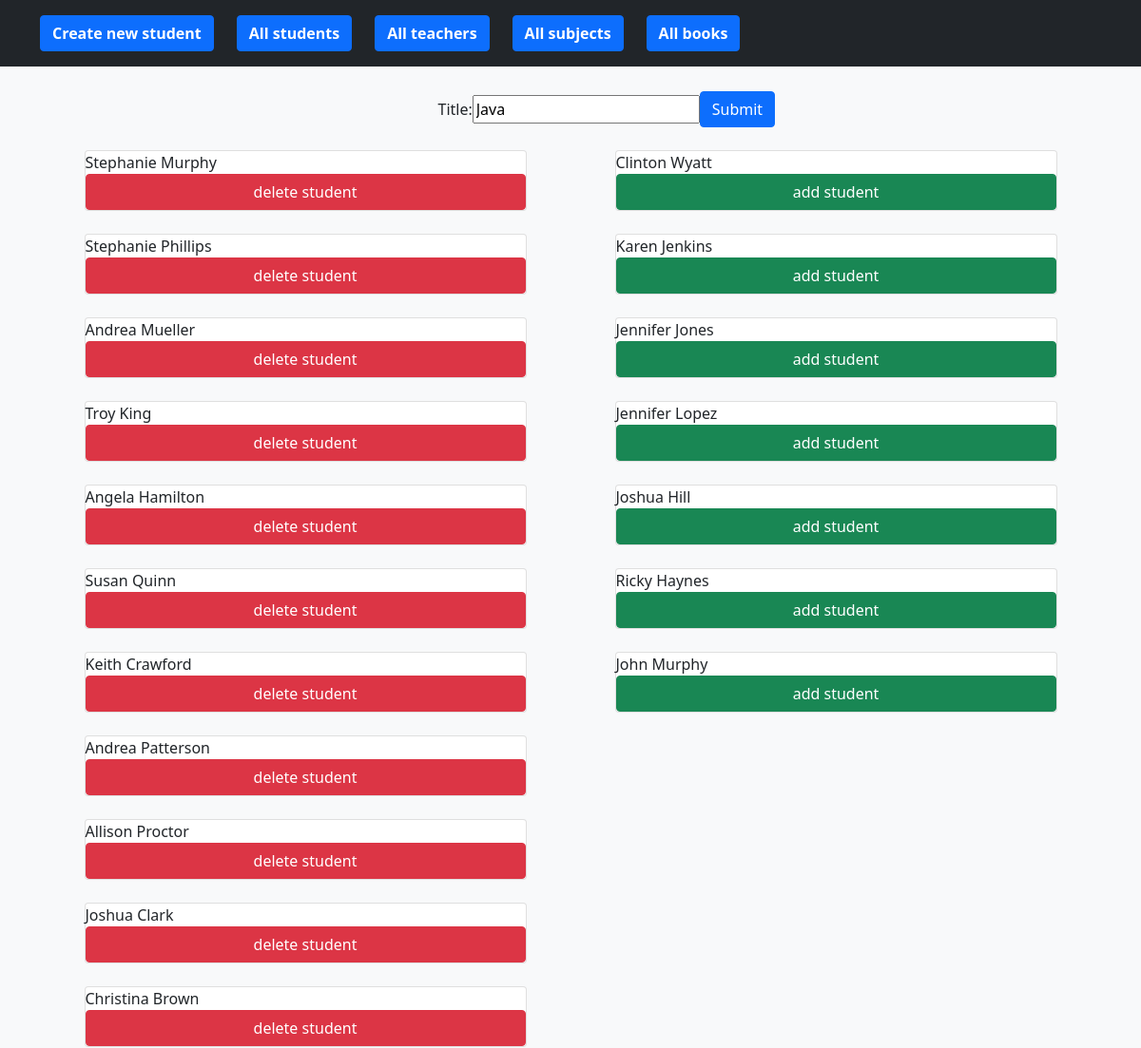
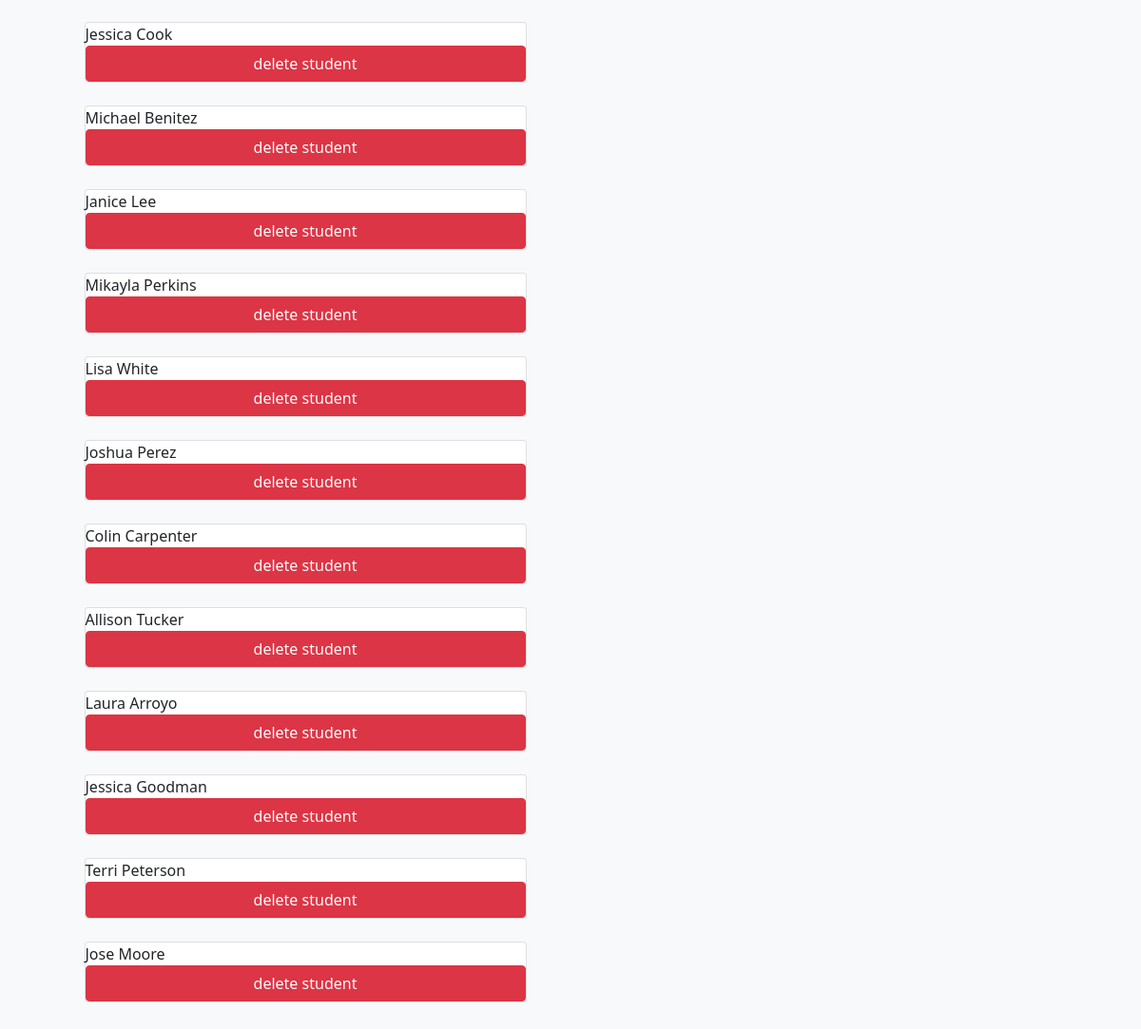
The page /subjects/update/2 on the database its author committed (2 pictures, top to bottom).
### app/models.py (models this page shows, shortened)
class Subject(models.Model):
    title = models.CharField(max_length=200)

class Student(models.Model):
    id = models.AutoField(primary_key=True)
    name = models.CharField(max_length=200)
    surname = models.CharField(max_length=200)
    age = models.IntegerField()
    sex = models.CharField(max_length=200)
    address = models.CharField(max_length=200)
    description = models.TextField()
    birthday = models.CharField(max_length=200)
    email = models.CharField(max_length=200)
    social_url = models.CharField(null=True, max_length=200)
    normalized_name = models.CharField(null=True, max_length=200)
    book = models.OneToOneField('app.Book', on_delete=models.CASCADE,
                                null=True, related_name='student',
                                related_query_name='student')
    subject = models.ForeignKey(to='app.Subject', on_delete=models.SET_NULL,
                                null=True, related_name='students')

### app/views.py (the view, shortened to what this page needs)
# urls.py: path('subjects/update/<id>', UpdateSubjectView.as_view(),
class UpdateSubjectView(View):
    def get(self, request, id):
        subject = get_object_or_404(Subject, id=id)
        subject_form = SubjectForm(instance=subject)
        subject_students = Student.objects.filter(subject__title=subject.title)
        no_subject_students = Student.objects.filter(subject=None)
        context = {
            'subject_form': subject_form,
            'subject': subject,
            'subject_students': subject_students,
            'no_subject_students': no_subject_students,
        }
        return render(request, 'subject_update.html', context=context)

### app/forms.py
class SubjectForm(ModelForm):
    class Meta:
        model = Subject
        fields = [
            'title',
        ]

### app/templates/subject_update.html (shortened to what this page needs)
{% extends 'base.html' %}
{% block body %}
<div class="album py-5 bg-light mt-5">
    <div class="container">
        <form action="{% url 'subject_update' id=subject.id %}" method="POST" class="d-flex flex-column mx-auto col-md-12 align-items-center">
            <div class="col-md-3 mb-4 d-flex flex-row align-items-center">
                {{ subject_form }}
                <button type="submit" class="btn btn-primary">Submit</button>
            </div>
            <div class="d-flex flex-row mx-auto col-md-12">
                <div class="d-flex flex-column mx-auto col-md-5">
                    {% for student in subject_students %}
                    <div class="d-flex flex-column card mb-4 box-shadow">
                        {{ student.name }} {{ student.surname }}
                        <button class="btn btn-danger col-md-12" type="submit" name="delete_student" value={{student.id}}>delete student</button>
                    </div>
                    {% endfor %}
                </div>
                <div class="d-flex flex-column mx-auto col-md-5">
                    {% for student in no_subject_students %}
                    <div class="d-flex flex-column card mb-4 box-shadow">
                        {{ student.name }} {{ student.surname }}
                        <button class="btn btn-success col-md-12" type="submit" name="add_student" value={{student.id}}>add student</button>
                    </div>
                    {% endfor %}
                </div>
            </div>
        </form>
    </div>
</div>
{% endblock %}

### rows shown on the page
Subject: title "Java"
Student: name "Stephanie", surname "Murphy", {{ student.id }} 2 (drawn)
Student: name "Stephanie", surname "Phillips", {{ student.id }} 15 (drawn)
Student: name "Andrea", surname "Mueller", {{ student.id }} 16 (drawn)
Student: name "Troy", surname "King", {{ student.id }} 17 (drawn)
Student: name "Angela", surname "Hamilton", {{ student.id }} 18 (drawn)
Student: name "Susan", surname "Quinn", {{ student.id }} 19 (drawn)
Student: name "Keith", surname "Crawford", {{ student.id }} 20 (drawn)
Student: name "Andrea", surname "Patterson", {{ student.id }} 21 (drawn)
Student: name "Allison", surname "Proctor", {{ student.id }} 22 (drawn)
Student: name "Joshua", surname "Clark", {{ student.id }} 23 (drawn)
Student: name "Christina", surname "Brown", {{ student.id }} 24 (drawn)
Student: name "Jessica", surname "Cook", {{ student.id }} 25 (drawn)
Student: name "Michael", surname "Benitez", {{ student.id }} 26 (drawn)
Student: name "Janice", surname "Lee", {{ student.id }} 27 (drawn)
Student: name "Mikayla", surname "Perkins", {{ student.id }} 28 (drawn)
Student: name "Lisa", surname "White", {{ student.id }} 29 (drawn)
Student: name "Joshua", surname "Perez", {{ student.id }} 30 (drawn)
Student: name "Colin", surname "Carpenter", {{ student.id }} 31 (drawn)
Student: name "Allison", surname "Tucker", {{ student.id }} 32 (drawn)
Student: name "Laura", surname "Arroyo", {{ student.id }} 33 (drawn)
Student: name "Jessica", surname "Goodman", {{ student.id }} 34 (drawn)
Student: name "Terri", surname "Peterson", {{ student.id }} 35 (drawn)
Student: name "Jose", surname "Moore", {{ student.id }} 36 (drawn)
Student: name "Clinton", surname "Wyatt", {{ student.id }} 58 (drawn)
Student: name "Karen", surname "Jenkins", {{ student.id }} 59 (drawn)
Student: name "Jennifer", surname "Jones", {{ student.id }} 61 (drawn)
Student: name "Jennifer", surname "Lopez", {{ student.id }} 62 (drawn)
Student: name "Joshua", surname "Hill", {{ student.id }} 63 (drawn)
Student: name "Ricky", surname "Haynes", {{ student.id }} 65 (drawn)
Student: name "John", surname "Murphy", {{ student.id }} 66 (drawn)
